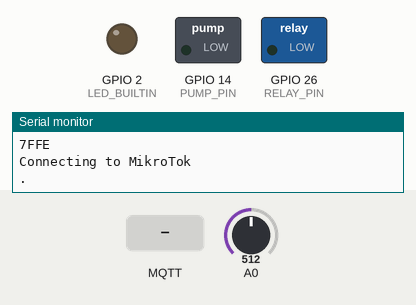
Recording of a program running on a simulated ESP8266 (NodeMCU). Parts: switched loads named in the program (green lamp = pin HIGH), output pins drawn as LEDs (lit = HIGH, except the on-board LED, lit = LOW), the last lines printed to the serial monitor. The inputs (shaded band) are chosen by the test bench; at power-on: A0 = 512. WiFi joins after 1.5 s; servers stay silent unless stated; the local clock reads 2024-03-15 10:24:30 at power-on unless the program sets it; no MQTT or app messages arrive unless stated.

Above: at 13.1 s.
At 16.4 s:
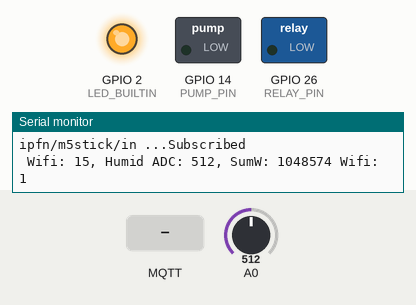
16.5 s: MQTT message "1" arrives on the first subscribed topic
19.0 s: MQTT message "0" arrives on the first subscribed topic
21.5 s: MQTT message "2" arrives on the first subscribed topic
Timing chart, 0 to 24.5 s (numbered marks = the images above; inputs shaded):
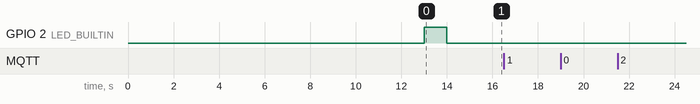

The program:

main.cpp
```cpp
// (licence header left out)
#include <Arduino.h>

#include <EEPROM.h>
//;#include <WiFi.h>
#include <ESP8266WiFi.h>
#include <ESP8266mDNS.h>

//#include <NTPClient.h>
//#include <TZ.h>
//#include <FS.h>

#include "time.h"

#include <ArduinoMqttClient.h>
#include <ArduinoJson.h>
//Auto water/ day
int addr = 0;  // EEPROM Start number of an ADDRESS.  EEPROM
#define SIZE 32  // define the size of EEPROM(Byte).
//
// Set the name and password of the wifi to be connected.
#ifndef SECRET_SSID
#include "arduino_secrets.h"
#endif

const int WATER_TIME = 15U; // in sec.
const int RELAY_MTIME = 1000U; // in msec.
const long AUTO_WATER = 12UL * 3600UL * 1000UL; // Water cycle in ms

const char *ssid = SECRET_SSID;
const char *password = SECRET_PASS;

const char* mqtt_broker  = "test.mosquitto.org";
const int mqtt_port = 1883;
const int msgPeriod = 30 * 1000U;
const int wifiPeriod = 360 * 1000U;

/**  Seeduino Wio specific **/
#define LED_YELLOW 12   // e.g. Yelow LED
//#define LED_OUT 12   // e.g. Yelow LED
//#define SWITCH_YELLOW 13 // PD5
#define SWITCH_IN 13 // PD5 YELLOW
/**  Seeduino Wio specific **/
                      //
#define INPUT_PIN 33 //  SCL
#define PUMP_PIN  14 //  SDA
                     //
#define RELAY_PIN 26
//#define RELAY2_PIN 0

#define NH2O_E_ADD    0x0
#define SUMH2O_E_ADD  0x4
#define CNTH2O_E_ADD  0x8
#define REBOOTS_E_ADD 0xC

#define WIFI_LINE    00
#define MQTT_LINE    10
#define MSG_LINE     20
#define TIME_LINE    30
//
WiFiClient espClient;
MqttClient mqttClient(espClient);

const char willTopic[] = "ipfn/m5stick/will";
const char inTopic[]   = "ipfn/m5stick/in";
const char outTopic[]  = "ipfn/m5stick/out";

const char* ntpServer = "ntp1.tecnico.ulisboa.pt";  // Set the connect NTP server.
const long gmtOffset_sec     = 0;
const int daylightOffset_sec = 0; // 3600;

#define MSG_BUFFER_SIZE 50
char msg[MSG_BUFFER_SIZE];

#define WIFI_RETRY 30
bool wifiOK = false;
bool ntpOK = false;

bool led_blink = false;
bool led_state = false;

int rawADC;
unsigned int sumWater;

unsigned long stopPump = 0, stopRelay = 0;
unsigned long nextMsg = 0;
unsigned long nextWifiCheck, nextWater;

int setupMqtt();
unsigned long read_long_eeprom(unsigned int addr);
void write_long_eeprom(unsigned int addr, unsigned long val);
/*
void printLocalTime() {  // Output current time.
    struct tm timeinfo;
    if (!getLocalTime(&timeinfo)) {  // Return 1 when the time is successfully
//Auto water/ day
        // obtained.
        return;
    }
    Serial.println(&timeinfo,
            "%A, %B %d %Y %H:%M:%S");  //prints date and time.
    //strftime(msg, MSG_BUFFER_SIZE, "%A %B %d %Y %H:%M:%S", &timeinfo);
    // ISO 8601 UTC
    strftime(msg, MSG_BUFFER_SIZE, "%Y-%m-%dT%H:%M:%SZ", &timeinfo);


}
*/

void reconnectWifi() {
    if (WiFi.status() == WL_CONNECTED)
        if (mqttClient.connected() == 1)
            return;
        else {
            mqttClient.unsubscribe(inTopic);
            Serial.print("No mqttClient, ");
        }
    {
        Serial.print(" No link. Wifi "); Serial.print(WiFi.status());
    }
    Serial.print(" MQTT "); Serial.println(mqttClient.connected());
    mqttClient.unsubscribe(inTopic);
    mqttClient.flush();
    mqttClient.stop();
    delay(3000);

    read_long_eeprom(SUMH2O_E_ADD);
    // We start by connecting to a WiFi network
    Serial.println();
    Serial.print("Connecting to ");
    Serial.println(ssid);

    WiFi.mode(WIFI_STA);
    WiFi.disconnect();
    wifiOK = false;

    WiFi.begin(ssid, password);
    led_state = false;
    led_blink = false;

    for (int i = 0; i < WIFI_RETRY; i++){
        if (WiFi.status() != WL_CONNECTED) {
            Serial.print(".");
            led_state = not led_state;
            digitalWrite(LED_BUILTIN, led_state);
            delay(1000);
            // continue;
        }
        else {
            led_blink = true;

            Serial.println("");
            Serial.println("WiFi connected");
            Serial.println("IP address: ");
            Serial.println(WiFi.localIP());
            if(setupMqtt() == 0) {
                wifiOK = true;
                //wifiRetries = 0;
                break;
            }
            else {
                //WiFi.disconnect();
                delay(2000);
            }
                //
        }
    }
    //randomSeed(micros());

}

void write_long_eeprom(unsigned int addr, unsigned long val) {
    unsigned int uval;
    for (int i = 0; i < 4; i++) {
        uval = (unsigned int) ( 0xFF & val);
        //EEPROM.write(addr + i, uval);
        val /= 256;
    }
}
unsigned long read_long_eeprom(unsigned int addr) {
    unsigned int uval;
    unsigned long val = 0;
    for (int i = 3; i >= 0; i--) {
        val = val << 4;
//        uval = EEPROM.read(addr + i);
        Serial.println(uval,HEX);
        val |= (uval & 0xFF);
    }
    return val;
}
void onMqttMessage(int messageSize) {
    StaticJsonDocument<256> doc;
    // we received a message, print out the topic and contents
    Serial.print("Received a message with topic '");
    Serial.print(mqttClient.messageTopic());
    Serial.print("', duplicate = ");
    Serial.print(mqttClient.messageDup() ? "true" : "false");
    Serial.print(", QoS = ");
    Serial.print(mqttClient.messageQoS());
    Serial.print(", retained = ");
    Serial.print(mqttClient.messageRetain() ? "true" : "false");
    Serial.print("', length ");
    Serial.print(messageSize);
//    nextWater = read_long_eeprom(NH2O_E_ADD);
    Serial.println(" bytes:");

    /* use the Stream interface to print the contents
    //
    while (mqttClient.available()) {
    Serial.print((char)mqttClient.read());
    }
    */
    deserializeJson(doc, mqttClient);

    Serial.print(", Pump: ");
    int pump = doc["pump"];
    unsigned long now = millis();
    if (pump == 1){
        nextWater = now + 3000UL;
    }
    Serial.print(pump);
    Serial.println();

    int save = doc["save"];

    if (save == 1) {
        read_long_eeprom(SUMH2O_E_ADD);
        read_long_eeprom(NH2O_E_ADD);
        write_long_eeprom(SUMH2O_E_ADD, sumWater);
        write_long_eeprom(NH2O_E_ADD, nextWater);
        Serial.print("\"save\":");
        Serial.println(save);
    }

    int clear = doc["clear"];
    if (clear == 1) {
        Serial.println("Clear");
        read_long_eeprom(SUMH2O_E_ADD);
        write_long_eeprom(SUMH2O_E_ADD, 11);
        sumWater = read_long_eeprom(SUMH2O_E_ADD);
        Serial.print("\"clear\":");
        Serial.println(sumWater);
    }

    nextMsg = now + 1000UL;
}
int setupMqtt() {
    String willPayload = "oh no!";
    bool willRetain = true;
    int willQos = 1;

    mqttClient.beginWill(willTopic, willPayload.length(), willRetain, willQos);
    mqttClient.print(willPayload);
    mqttClient.endWill();
    if (!mqttClient.connect(mqtt_broker, mqtt_port)) {
        Serial.print("MQTT connection failed! Error code = ");
        Serial.println(mqttClient.connectError());
        return -1;
        //while (1);
    }

    Serial.println("You're connected to the MQTT broker!");

    // set the message receive callback
    mqttClient.onMessage(onMqttMessage);

    Serial.print("Subscribing to topic: ");
    Serial.println(inTopic);
    Serial.println();

    // subscribe to a topic
    // the second parameter sets the QoS of the subscription,
    // the library supports subscribing at QoS 0, 1, or 2
    // QoS 1  guarantees that the message will be transferred successfully to the broker.
    int subscribeQos = 1;

    int rc=0;
    mqttClient.unsubscribe(inTopic);
    mqttClient.subscribe(inTopic, subscribeQos);
    Serial.print(inTopic);
    Serial.println(" ...Subscribed");
    /*
    for (int i = 0; i < WIFI_RETRY; i++){
        rc = mqttClient.subscribe(inTopic, subscribeQos);
        if(rc==0) {
            M5.Lcd.printf("Subscribed");
            Serial.print(inTopic);
            Serial.println(" ...Subscribed");
            break;
        }
        else {
            mqttClient.unsubscribe(inTopic);
            M5.Lcd.printf("Not Subscribed");

            Serial.println("...Not Subscribed");
            delay(1000);
        }
    }
*/
    return rc;


    // topics can be unsubscribed using:
    // mqttClient.unsubscribe(inTopic);

}
void setup() {
    pinMode(RELAY_PIN, OUTPUT);
    digitalWrite(RELAY_PIN, LOW);
//    pinMode(RELAY2_PIN, OUTPUT);
//    digitalWrite(RELAY2_PIN, HIGH);
    pinMode(INPUT_PIN, INPUT);
    pinMode(PUMP_PIN, OUTPUT);
    digitalWrite(PUMP_PIN, LOW);
    pinMode(LED_BUILTIN, OUTPUT);
    Serial.begin(115200);
    //delay(2000);
    //while(!Serial);
    Serial.println("\nHello!");
    /*
    if (!EEPROM.begin(SIZE)) {  // Request storage of SIZE size(success return
        delay(1000000);
        Serial.println("\nFailed to initialise EEPROM!");
        //     delay(1000000);
    }
    */
    delay(5000);
    Serial.println("\nHello!");
    /*
    //Serial.println("\n\nPress BtnA to Write EEPROM");
    //write_long_eeprom(NH2O_E_ADD, 0UL);
    EEPROM.write(NH2O_E_ADD, 0);
    EEPROM.write(NH2O_E_ADD + 1, 0);
    EEPROM.write(NH2O_E_ADD + 2, 0);
    EEPROM.write(NH2O_E_ADD + 3, 0);
    */
    delay(5000);
    sumWater = read_long_eeprom(SUMH2O_E_ADD);
    //nextWater = read_long_eeprom(NH2O_E_ADD);
    //sumWater = 0;
    //reboo = read_long_eeprom(REBOOTS_E_ADD);

    reconnectWifi();

    nextWifiCheck = millis() + 3600000UL;

    configTime(gmtOffset_sec, daylightOffset_sec,
            ntpServer, "pool.ntp.org", "time.nist.gov");  // init and get the time .
    ntpOK = true;
    struct tm ntpTime;
    //M5.Rtc.GetTime(&RTC_TimeStruct);  // Gets the time in the real-time clock.
    Serial.println(msg);

    // printLocalTime();
    //WiFi.mode(WIFI_OFF);  // Set the wifi mode to off.
    unsigned long now = millis();
    nextWater =  now + AUTO_WATER;
    //24UL * 3600UL * 1000UL; // start next day
    delay(200);
    pinMode(RELAY_PIN, OUTPUT);
    digitalWrite(RELAY_PIN, LOW);
}
void loop() {
    static  unsigned long lastLed = 0;
    const int ledPeriod = 2 * 1000U;

    //digitalWrite(RELAY2_PIN, HIGH);
    StaticJsonDocument<256> doc;
/*
    if (wifiOK && (WiFi.status() != WL_CONNECTED)){
        M5.Lcd.setCursor(0, 0);
        M5.Lcd.printf("Lost Conn to %s. 123456", ssid);
        wifiOK = false;
        led_blink = false;
        write_long_eeprom(NH2O_E_ADD, nextWater);
        write_long_eeprom(SUMH2O_E_ADD, sumWater);
    }
    if (M5.BtnB.wasReleasefor( 700)) {  // The button B is pressed for 700ms.
        //M5.Lcd.fillScreen( BLACK);  // Set BLACK to the background color.
        M5.Lcd.setCursor(0, MSG_LINE);
        Serial.println("Reseting eeprom");
        sumWater = 11;
        //write_long_eeprom(SUMH2O_E_ADD, sumWater);
        write_long_eeprom(NH2O_E_ADD, 0);
        EEPROM.write(SUMH2O_E_ADD, 11);
        EEPROM.write(SUMH2O_E_ADD + 1, 0);
        EEPROM.write(SUMH2O_E_ADD + 2, 0);
        EEPROM.write(SUMH2O_E_ADD + 3, 0);
    }

*/
    unsigned long now = millis();
    if (now  > nextWifiCheck) {
        nextWifiCheck = now + wifiPeriod;
        reconnectWifi();
    }

    if (now > nextWater){
        nextWater =  now + AUTO_WATER;
        //nextWater =  now + 24UL * 3600UL * 1000UL; // repeat next day
        stopPump = now + WATER_TIME * 1000UL;
        stopRelay = now + RELAY_MTIME;
        sumWater += WATER_TIME;
        led_state = true;
        // write_long_eeprom(SUMH2O_E_ADD, sumWater);
        // write_long_eeprom(NH2O_E_ADD, nextWater);
        digitalWrite(LED_BUILTIN, led_state);
        digitalWrite(PUMP_PIN, HIGH);
        digitalWrite(RELAY_PIN, HIGH);
    }
    if (now > stopPump){
        digitalWrite(PUMP_PIN, LOW);
        led_state = false;
        digitalWrite(LED_BUILTIN, led_state);
    }
    if (now > stopRelay){
        digitalWrite(RELAY_PIN, LOW);
    }
    //
    mqttClient.poll();
    now = millis();

    if(led_blink)
        if (now - lastLed > ledPeriod) {
            lastLed = now;
            led_state = not led_state;
            digitalWrite(LED_BUILTIN, led_state);
        }

    if (now > nextMsg ) {
        nextMsg = now + msgPeriod;
        //M5.Lcd.setCursor(0, 40);

        Serial.print(" Wifi: ");
        rawADC = analogRead(INPUT_PIN);
        //Serial.print(now/1000);
        snprintf(msg, MSG_BUFFER_SIZE, "%u, Humid ADC: %u, SumW: %lu", now/1000, rawADC, sumWater);
        Serial.print(msg);
        Serial.print(" Wifi: ");
        Serial.println(wifiOK);
        //M5.Lcd.setCursor(0, 25);  // Set cursor to (0,25).

        //printLocalTime(); // Time string will be on msg
        doc["time"]  = msg;
        doc["Humid"] = rawADC;
        doc["sumWater"] = sumWater;
        bool retained = false;

        int publishQos = 1;
        bool dup = false;

        mqttClient.beginMessage(outTopic,  (unsigned long) measureJson(doc), retained, publishQos, dup);
        serializeJson(doc, mqttClient);
        mqttClient.endMessage();
    }
}

// vim: syntax=cpp ts=4 sw=4 sts=4 sr et

/*
#define SERIAL_PRINTF_MAX_BUFF      256
void serialPrintf(const char *fmt, ...);
void serialPrintf(const char *fmt, ...) {
// Buffer for storing the formatted data
char buff[SERIAL_PRINTF_MAX_BUFF];
// pointer to the variable arguments list
va_list pargs;
// Initialise pargs to point to the first optional argument
va_start(pargs, fmt);
// create the formatted data and store in buff
vsnprintf(buff, SERIAL_PRINTF_MAX_BUFF, fmt, pargs);
va_end(pargs);
Serial.print(buff);
}
*/

/*
 *
 display.printf("Bat:\r\n  V: %.3fv  I: %.3fma\r\n", M5.Axp.GetBatVoltage(),
 M5.Axp.GetBatCurrent());
 display.printf("USB:\r\n  V: %.3fv  I: %.3fma\r\n", M5.Axp.GetVBusVoltage(),
 M5.Axp.GetVBusCurrent());
 display.printf("5V-In:\r\n  V: %.3fv  I: %.3fma\r\n",
 M5.Axp.GetVinVoltage(), M5.Axp.GetVinCurrent());
 display.printf("Bat power %.3fmw", M5.Axp.GetBatPower());
 */
```

arduino_secrets.h
```cpp
#define SECRET_SSID "MikroTok"
#define SECRET_PASS "MikroToklab1.59"
```
